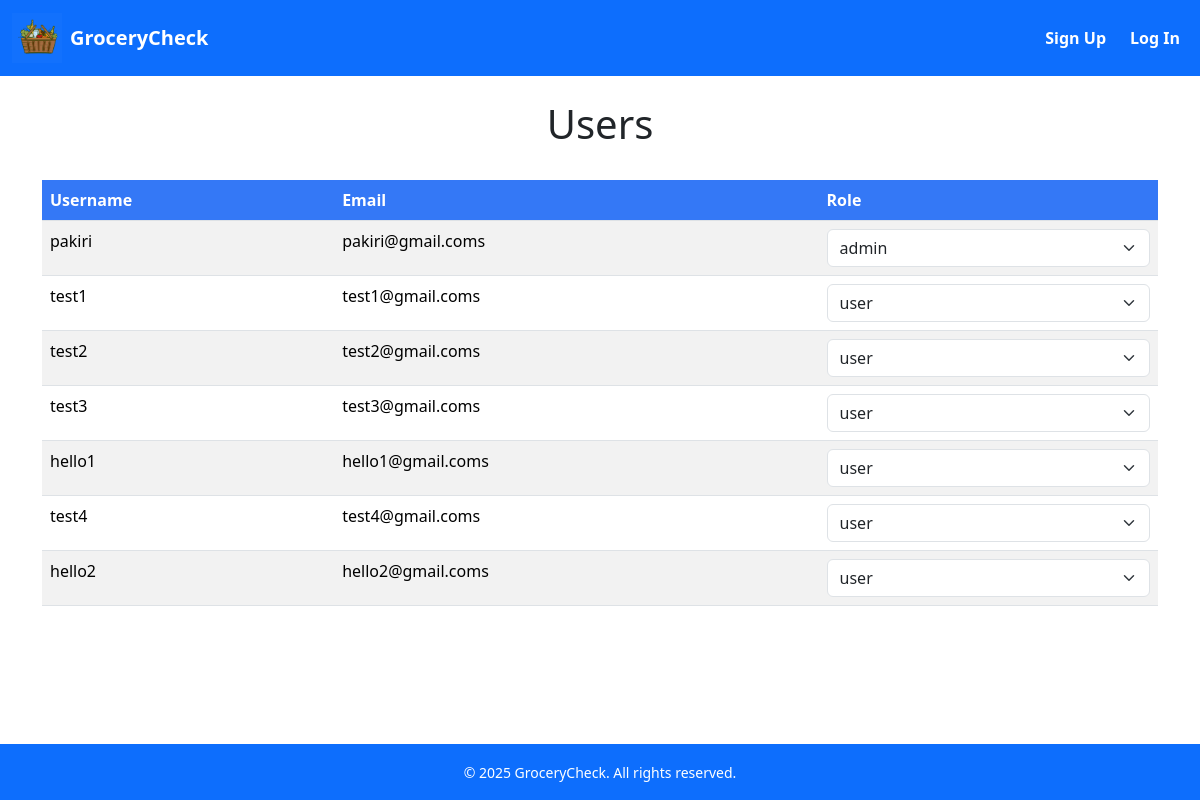
Before: /admin/users with the older database file.
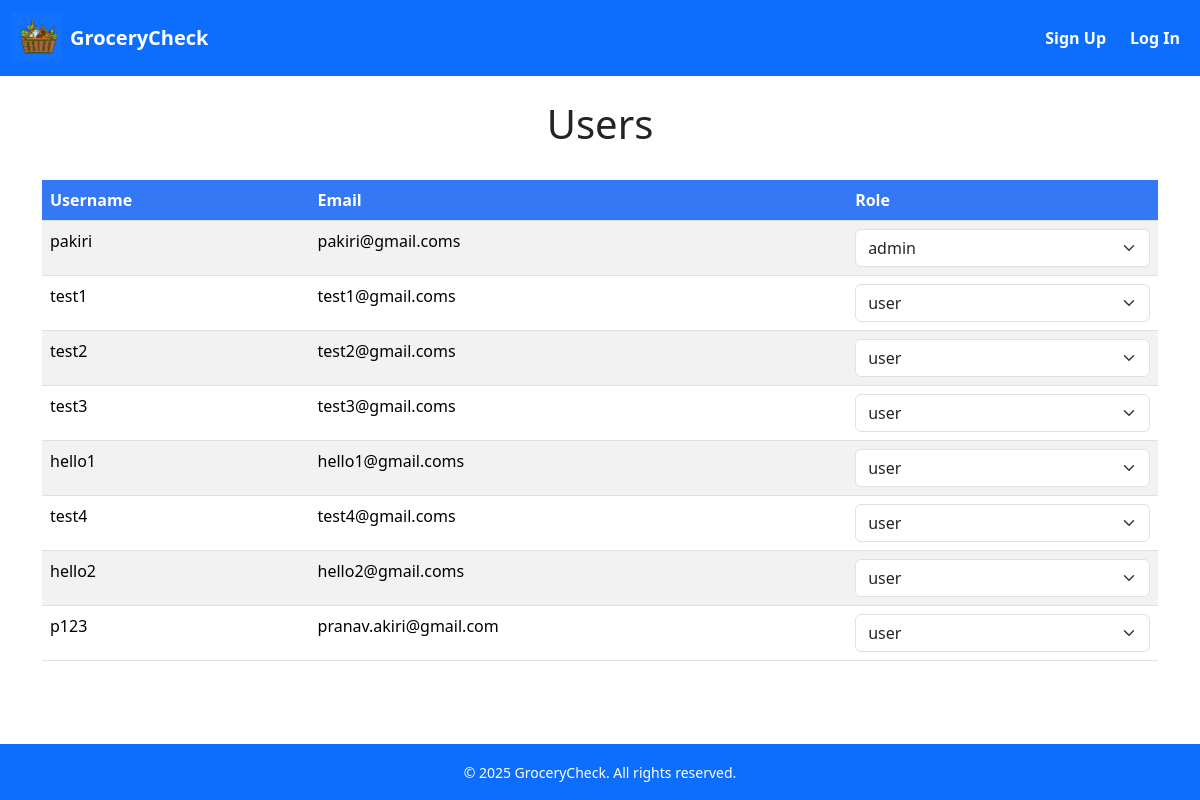
After: the same page with the newer database file.
### src/app.py (models this page shows)
class User(db.Model):
    __tablename__ = "Users"
    id = db.Column(db.Integer, primary_key=True)
    username = db.Column(db.String(150), nullable=False, unique=True)
    email = db.Column(db.String(120), nullable=False, unique=True)
    password = db.Column(db.String(150), nullable=False)
    role = db.Column(db.String(5), nullable=False)

### src/app.py (the view)
@app.route('/admin/users')
def displayUsers():
    users = User.query.all()
    return render_template('users.html', users=users)

### src/templates/users.html (shortened to what the changed rows need)
<!DOCTYPE html>
<html lang="en">
<head>
    <link rel="stylesheet" href="{{ url_for('static', filename='bootstrap/css/bootstrap.min.css') }}">
</head>
<body class="d-flex flex-column min-vh-100">
    <h1 class="text-center">Users</h1>
    <br/>
    <div class="container">
        <table class="table table-striped">
            <thead class="custom-header">
                <tr>
                    <th scope="col">Username</th>
                    <th scope="col">Email</th>
                    <th scope="col">Role</th>
                </tr>
            </thead>
            <tbody>
                {% for user in users %}
                <tr>
                    <td>{{user.username}}</td>
                    <td>{{user.email}}</td>
                    <td>
                        <form action="{{ url_for('changeRole') }}" method="post">
                            <select name="user_store" class="form-select" onchange="this.form.submit()">
                                <option value="admin" {% if user.role == "admin" %}selected{% endif %}>admin</option>
                                <option value="user" {% if user.role == "user" %}selected{% endif %}>user</option>
                            </select>
                        </form>
                    </td>
                </tr>
                {% endfor %}
            </tbody>
        </table>
    </div>
</body>
</html>

Changed rows visible on the page:
added User: username "p123", email "pranav.akiri@gmail.com", user_store "user"
